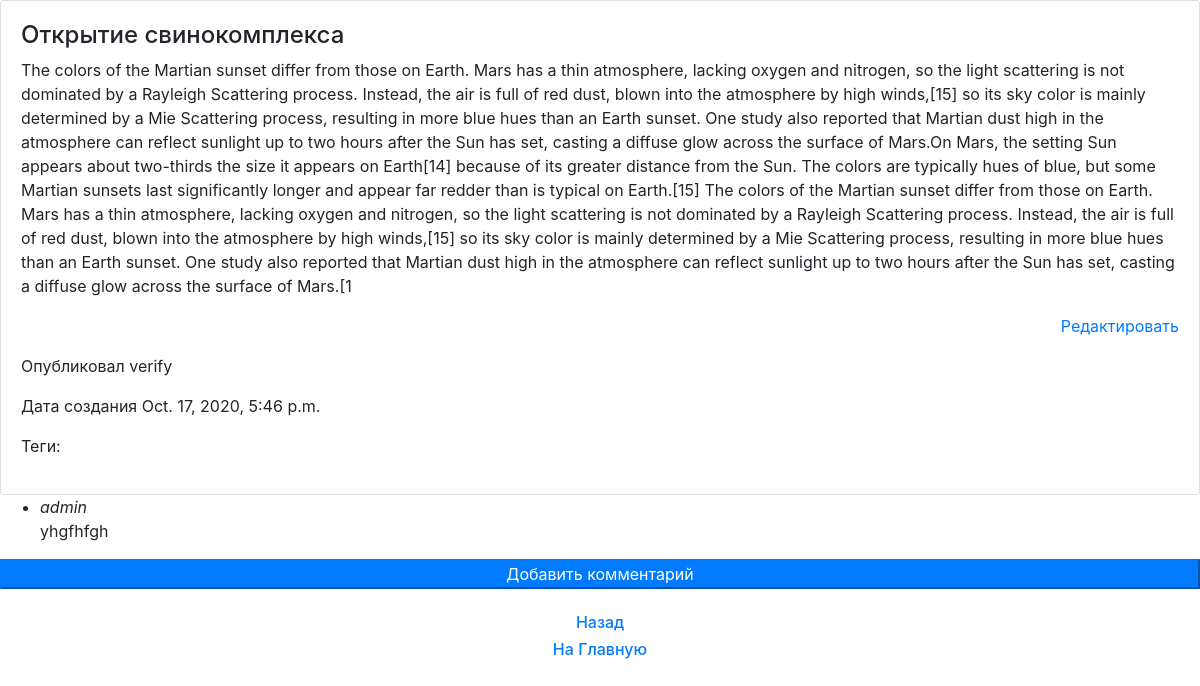
The app's page /news/87/ with its own data.
### app_users/models.py (models this page shows, shortened)
class News(models.Model):
    user = models.ForeignKey(User, max_length=100, on_delete=models.CASCADE, null=True, blank=True)
    metatag = models.ManyToManyField(Metatag, max_length=21, null=True, blank=True)
    title = models.CharField(max_length=150, verbose_name='название')
    description = models.TextField(verbose_name='содержание')
    create_at = models.DateTimeField(auto_now_add=True, verbose_name='дата создания')
    update_at = models.DateTimeField(auto_now=True, verbose_name='дата редактирования')
    status = models.BooleanField(verbose_name='активен', default=False)
    class Meta:
        verbose_name_plural = "News"

class Comment(models.Model):
    user = models.ForeignKey(User, max_length=100, on_delete=models.CASCADE, null=True, blank=True)
    text = models.TextField(verbose_name='текст комментария')
    news = models.ForeignKey(News, null=True, on_delete=models.CASCADE, verbose_name='новость', blank=True)

### app_users/views.py (the view)
# urls.py: path('<int:pk>/', NewsDetail.as_view(), name='news_detail'),
class NewsDetail(DetailView):
    model = News
    def get_context_data(self, **kwargs):
        context = super(NewsDetail, self).get_context_data(**kwargs)
        select_news = News.objects.get(id=self.kwargs['pk'])
        context['comment_list'] = Comment.objects.filter(news=select_news)
        return context

### app_users/templates/app_users/news_detail.html (shortened to what this page needs)
<!DOCTYPE html>
<html lang="en">
<head>
    <link rel="stylesheet" href="https://maxcdn.bootstrapcdn.com/bootstrap/4.0.0/css/bootstrap.min.css">
</head>
<body>
    <div class="card">
        <div class="card-body">
            <h4>{{ object.title }}</h4>
            <p>{{ object.description }}</p>
             <p align="right">
                <a href="{% url  'edit_news' object.id %}"> Редактировать </a>
            </p>
            <p>Опубликовал {{ object.user }}</p>
            <p>Дата создания {{ object.create_at}}</p>
            <p>Теги:  {{ object.metatag1}} {{ object.metatag2}} {{ object.metatag3}}</p>
        </div>
    </div>
    {% for i in comment_list %}
        <ul>
            <li>
                {% if i.user == None %}
                    <i>Аноним</i>
                {% else %}
                    <i> {{i.user}} </i>
                {% endif %}
                <p>{{ i.text }}</p>
            </li>
        </ul>
    {% endfor %}
    <form action="add_comment">
        <button class="btn-primary btn-block">Добавить комментарий</button>
    </form>
    <br>
    <a href="/news" align="center">
       <h6>Назад</h6>
    </a>
    <a href="/" align="center">
       <h6>На Главную</h6>
    </a>
</body>
</html>

### records on screen
News: title "Открытие свинокомплекса", description "The colors of the Martian sunset differ from those on Earth. Mars has a thin atmosphere, lacking oxygen and nitrogen, so the light scattering is not dominated by a Rayleigh Scattering process. Instead, the air is full of red dust, blown into the atmosphere by high winds,[15] so its sky color is mainly determined by a Mie Scattering process, resulting in more blue hues than an Earth sunset. One study also reported that Martian dust high in the atmosphere can reflect sunlight up to two hours after the Sun has set, casting a diffuse glow across the surface of Mars.On Mars, the setting Sun appears about two-thirds the size it appears on Earth[14] because of its greater distance from the Sun.…", user "verify", create_at "Oct. 17, 2020, 5:46 p.m."
Comment: user "admin", text "yhgfhfgh"
